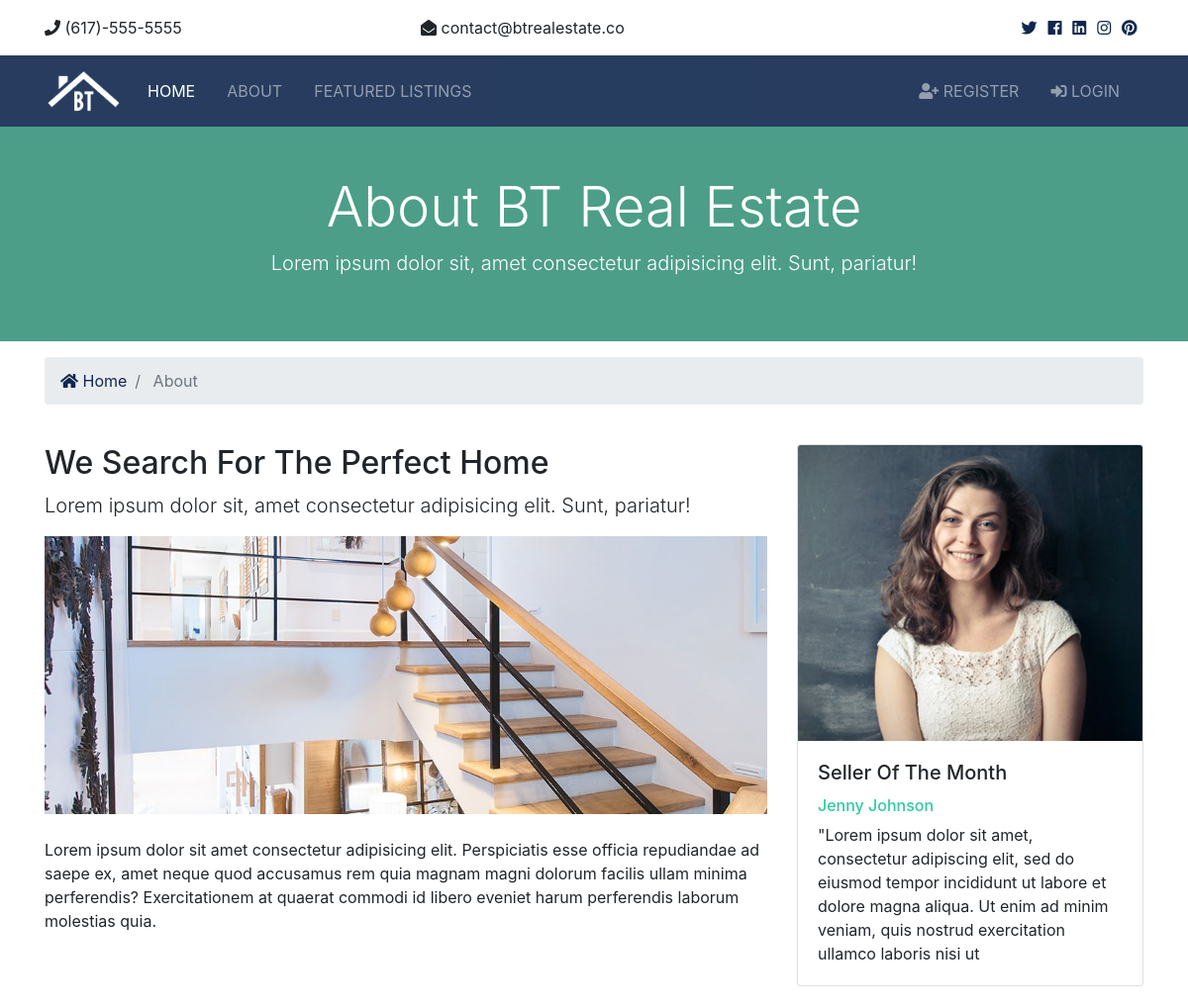
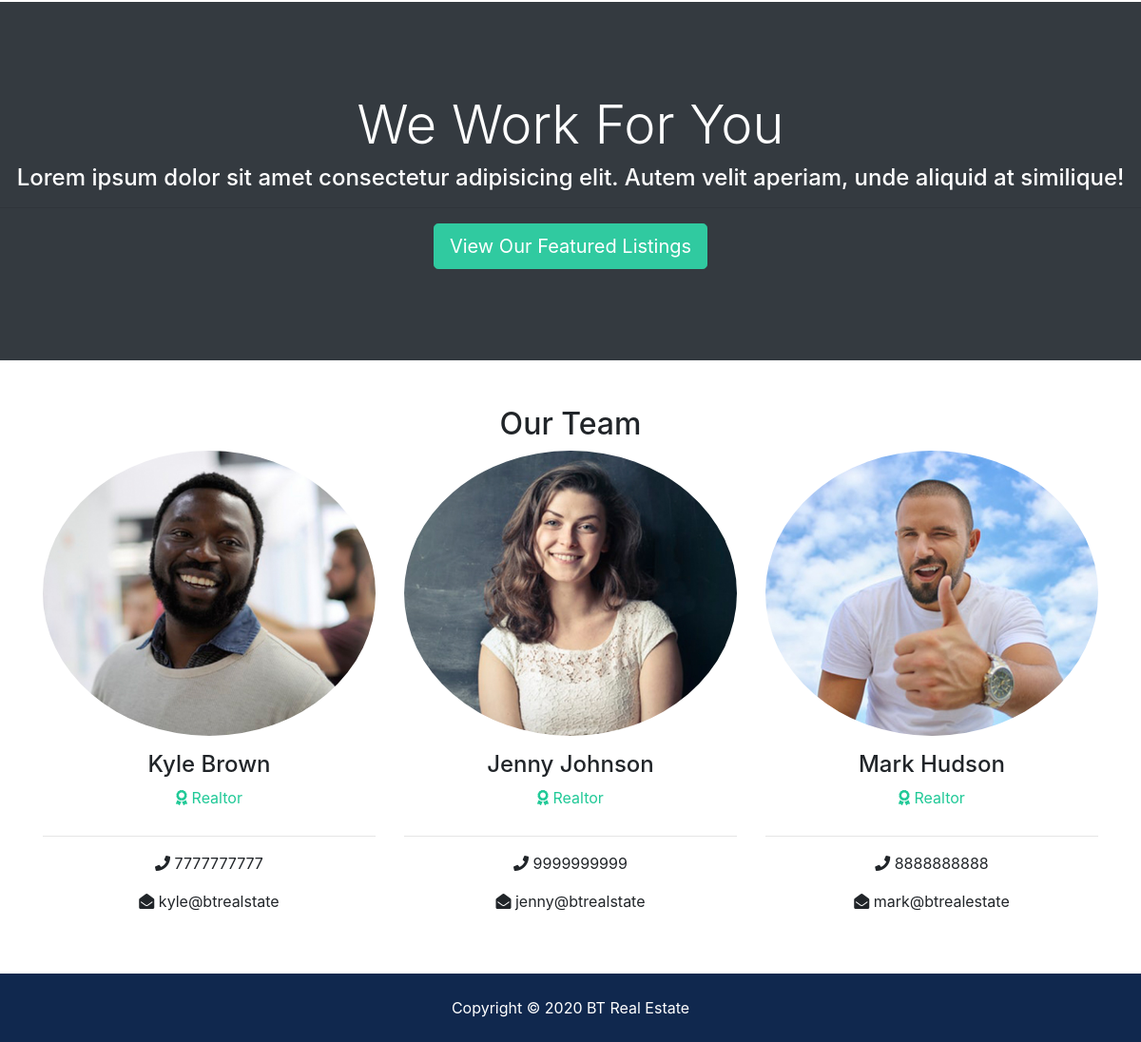
/about, run on the app's committed database (2 pictures, top to bottom).
### realtors/models.py (models this page shows, shortened)
class Realtor(models.Model):
    name = models.CharField(max_length=200)
    photo = models.ImageField(upload_to='photos/%Y/%m/%d/')
    description = models.TextField(max_length=200, blank=True)
    phone = models.CharField(max_length=20)
    email = models.CharField(max_length=50)
    is_mvp = models.BooleanField(default=False)
    hire_date = models.DateTimeField(default=datetime.now, blank=True)

### pages/views.py (the view)
# urls.py: path('about',about)
def about(request):
    realtors = Realtor.objects.order_by('-hire_date')
    mvp_realtor= Realtor.objects.all().filter(is_mvp=True)
    context = {
        'realtors': realtors,
        'mvp_realtor': mvp_realtor
    }
    return render(request,'pages/about.html', context)

### templates/pages/about.html (shortened to what this page needs)
{% extends 'base.html' %}
{% load static %}
{% block content %}
  <section id="showcase-inner" class="py-5 text-white">
    <div class="container">
      <div class="row text-center">
        <div class="col-md-12">
          <h1 class="display-4">About BT Real Estate</h1>
          <p class="lead">Lorem ipsum dolor sit, amet consectetur adipisicing elit. Sunt, pariatur!</p>
        </div>
      </div>
    </div>
  </section>
  <section id="bc" class="mt-3">
    <div class="container">
      <nav aria-label="breadcrumb">
        <ol class="breadcrumb">
          <li class="breadcrumb-item">
            <a href="{% url 'index' %}">
              <i class="fas fa-home"></i> Home</a>
          </li>
          <li class="breadcrumb-item active"> About</li>
        </ol>
      </nav>
    </div>
  </section>
  <section id="about" class="py-4">
    <div class="container">
      <div class="row">
        <div class="col-md-8">
          <h2>We Search For The Perfect Home</h2>
          <p class="lead">Lorem ipsum dolor sit, amet consectetur adipisicing elit. Sunt, pariatur!</p>
          <img src="{% static 'img/about.jpg' %}" alt="">
          <p class="mt-4">Lorem ipsum dolor sit amet consectetur adipisicing elit. Perspiciatis esse officia repudiandae ad saepe ex, amet
            neque quod accusamus rem quia magnam magni dolorum facilis ullam minima perferendis? Exercitationem at quaerat
            commodi id libero eveniet harum perferendis laborum molestias quia.</p>
        </div>
        <div class="col-md-4">
          {% if mvp_realtor %}
            {% for realtor in mvp_realtor %}
              <div class="card">
                <img class="card-img-top" src="{{ realtor.photo.url }}" alt="Seller of the month">
                <div class="card-body">
                  <h5 class="card-title">Seller Of The Month</h5>
                  <h6 class="text-secondary">{{ realtor.name }}</h6>
                  <p class="card-text">{{ realtor.description }}
                  </p>
                </div>
              </div>
            {% endfor %}
          {% endif %}
        </div>
      </div>
    </div>
  </section>
  <section id="work" class="bg-dark text-white text-center">
    <h2 class="display-4">We Work For You</h2>
    <h4>Lorem ipsum dolor sit amet consectetur adipisicing elit. Autem velit aperiam, unde aliquid at similique!</h4>
    <hr>
    <a href="listings.html" class="btn btn-secondary text-white btn-lg">View Our Featured Listings</a>
  </section>
  <section id="team" class="py-5">
    <div class="container">
      <h2 class="text-center">Our Team</h2>
      <div class="row text-center">
        {% if realtors %}
          {% for realtor in realtors %}
            <div class="col-md-4">
              <img src="{{ realtor.photo.url }}" alt="" class="rounded-circle mb-3">
              <h4>{{ realtor.name }}</h4>
              <p class="text-success">
                <i class="fas fa-award text-success mb-3"></i> Realtor</p>
              <hr>
              <p>
                <i class="fas fa-phone"></i> {{ realtor.phone }}</p>
              <p>
                <i class="fas fa-envelope-open"></i> {{ realtor.email }}</p>
            </div>
          {% endfor %}
        {% else %}
          <div class="col-md-4">
            <p>No Realtor Available</p>
          </div>
        {% endif %}
      </div>
    </div>
  </section>
{% endblock %}

### btre/static/css/all.css (style rules this page uses)
.fa, .fas, .far, .fal, .fab { -moz-osx-font-smoothing: grayscale; -webkit-font-smoothing: antialiased; display: inline-block; font-style: normal; font-variant: normal; text-rendering: auto; line-height: 1; }
.fa-award:before { content: "\f559"; }
.fa-envelope-open:before { content: "\f2b6"; }
.fa-home:before { content: "\f015"; }
.fa-phone:before { content: "\f095"; }
.fa, .fas { font-family: 'Font Awesome 5 Free'; font-weight: 900; }

### btre/static/css/style.css (style rules this page uses)
.btn-secondary { color: #fff !important; }
img { width: 100%; }
#showcase-inner { background: url(../img/building.jpg) no-repeat top center fixed/cover; position: relative; overflow: hidden; min-height: 200px; }
#showcase-inner::before { content: ''; position: absolute; top: 0; left: 0; min-height: 100%; width: 100%; background: rgba(32, 134, 107, 0.8); }
#work { padding: 6rem 0; }

### data on the page
Realtor: photo (picture), name "Jenny Johnson", description "\"Lorem ipsum dolor sit amet, consectetur adipiscing elit, sed do eiusmod tempor incididunt ut labore et dolore magna aliqua. Ut enim ad minim veniam, quis nostrud exercitation ullamco laboris nisi ut", phone "9999999999", email "jenny@btrealstate"
Realtor: photo (picture), name "Kyle Brown", phone "7777777777", email "kyle@btrealstate"
Realtor: photo (picture), name "Mark Hudson", phone "8888888888", email "mark@btrealestate"
